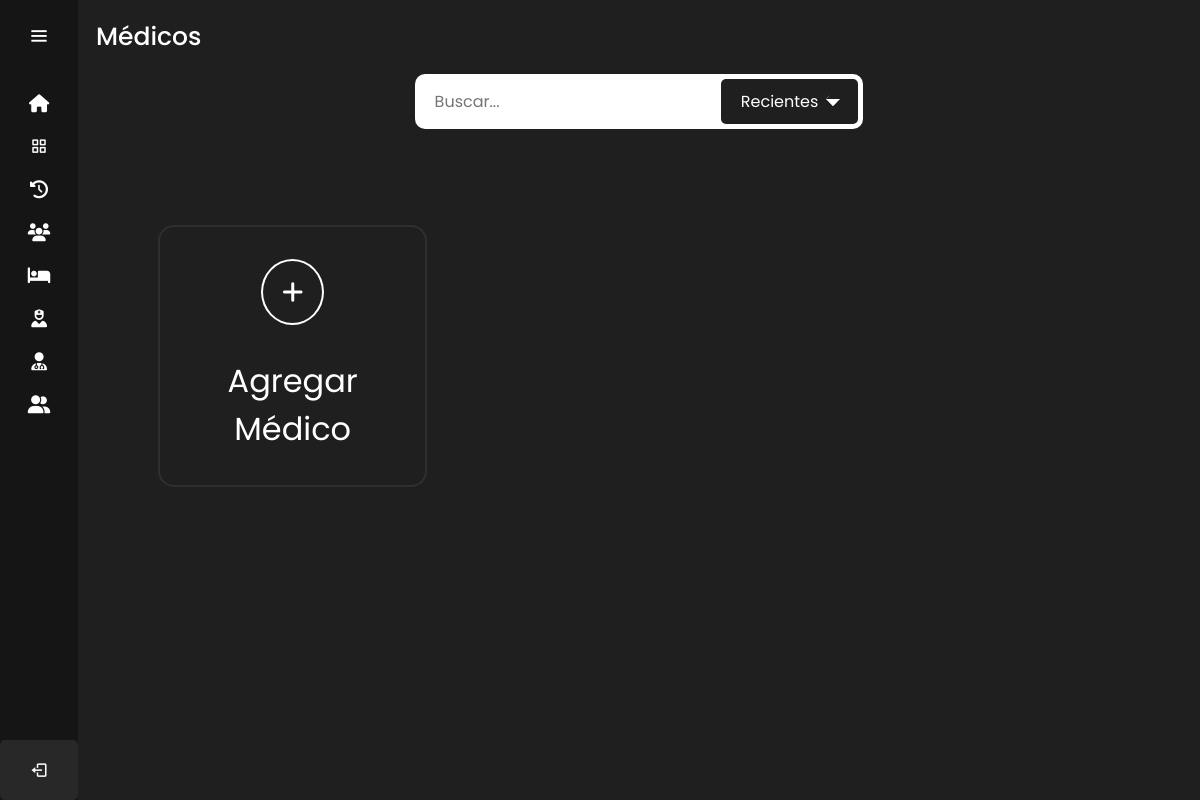
The page /medicos/ (signed in) on the database as committed earlier.
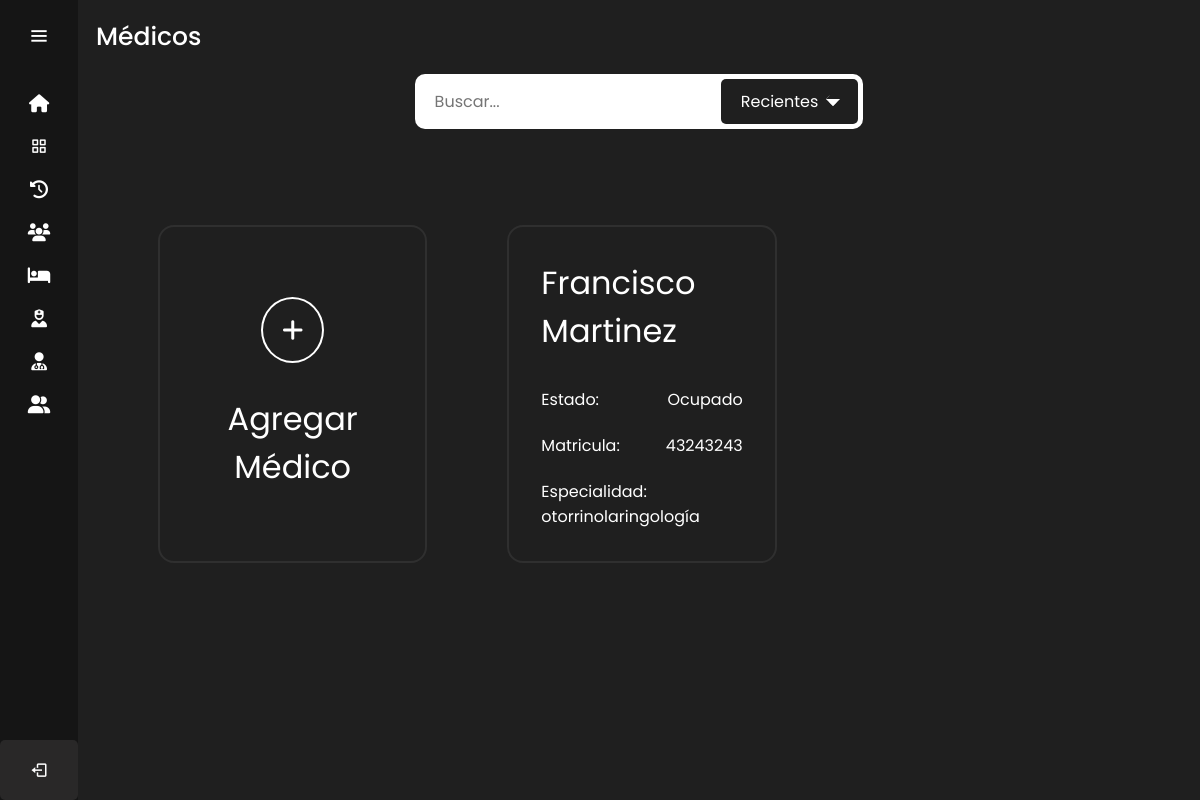
The same page on the database as committed later.
### sitio/models.py (models this page shows)
class Medico(models.Model):
    DNI=models.CharField(max_length=8)
    nombre=models.CharField(max_length=50)
    apellido=models.CharField(max_length=100)
    matricula=models.CharField(max_length=10)
    direccion = models.TextField()
    email = models.EmailField()
    telefono = models.CharField(max_length=12)
    estado=models.BooleanField(default=False)
    especialidad=models.CharField(max_length=100)
    genero=models.CharField(max_length=12, default='Masculino')
    fecha_nacimiento=models.DateField()
    lunesMI = models.TimeField(null=True)
    lunesMF = models.TimeField(null=True)
    lunesTI = models.TimeField(null=True)
    lunesTF = models.TimeField(null=True)
    martesMI = models.TimeField(null=True)
    martesMF = models.TimeField(null=True)
    martesTI = models.TimeField(null=True)
    martesTF = models.TimeField(null=True)
    miercolesMI = models.TimeField(null=True)
    miercolesMF = models.TimeField(null=True)
    miercolesTI = models.TimeField(null=True)
    miercolesTF = models.TimeField(null=True)
    juevesMI = models.TimeField(null=True)
    juevesMF = models.TimeField(null=True)
    juevesTI = models.TimeField(null=True)
    juevesTF = models.TimeField(null=True)
    viernesMI = models.TimeField(null=True)
    viernesMF = models.TimeField(null=True)
    viernesTI = models.TimeField(null=True)
    viernesTF = models.TimeField(null=True)
    sabadoMI = models.TimeField(null=True)
    sabadoMF = models.TimeField(null=True)
    sabadoTI = models.TimeField(null=True)
    sabadoTF = models.TimeField(null=True)
    domingoMI = models.TimeField(null=True)
    domingoMF = models.TimeField(null=True)
    domingoTI = models.TimeField(null=True)
    domingoTF = models.TimeField(null=True)

### sitio/views.py (the view)
# urls.py: path('medicos/',login_required(views.medicos),name='medicos'),
def medicos (request):
    medicoss=Medico.objects.all()
    return render(request,'medicos.html',{'medicos':medicoss})

### sitio/templates/medicos.html (shortened to what this page needs)
{% extends 'layouts/nav.html' %} {% load static %}
{% block content %}
<head>
    <link rel="stylesheet" href="{% static '/styles/pacientes_medicos_enfermeros_styles.css' %}" />
    <link
      rel="stylesheet"
      href="https://use.fontawesome.com/releases/v5.15.4/css/all.css"
    />
  </head>
  <div class="text">Médicos</div>
  <div class="container_filtros_busqueda">
    <div class="filtros_busqueda">
        <form action="#">
            <div class="input_box">
                <input type="text" placeholder="Buscar..." required>
                <div class="selection"><p>Recientes</p><span></span></div>
            </div>
        </form>
    </div>
  </div>
  <div class="container_pacientes_medicos_enfermeros">
    <a href="/agregar_medico" class="agregar_paciente_medico_enfermero">
      <div class="icon_agregar_paciente_medico_enfermero"><i class="fa-solid fa-plus"></i></div>
      <div class="title_paciente_medico_enfermero">Agregar Médico</div>
    </a>
    {% for medicos in medicos %}
    <a href="{% url 'perfil_medico' medicos.id %}" class="paciente_medico_enfermero">
        <div class="title_paciente_medico_enfermero">{{ medicos.nombre }} {{ medicos.apellido }}</div>
        <div class="extra_info_paciente_medico_enfermero">
          <div class="flex_info">
            <p>Estado: </p>
            <p>Ocupado</p>
          </div>
          <div class="flex_info">
            <p>Matricula: </p>
            <p>{{ medicos.matricula }}</p>
          </div>
          <div class="flex_info">
            <p>Especialidad: </p>
            <p>{{ medicos.especialidad }}</p>
          </div>
        </div>
    </a>
    {% endfor %}
  </div>
{% endblock %}

Rows that differ between the two databases and show on the page:
added Medico: nombre "Francisco", apellido "Martinez", matricula "43243243", especialidad "otorrinolaringología"
